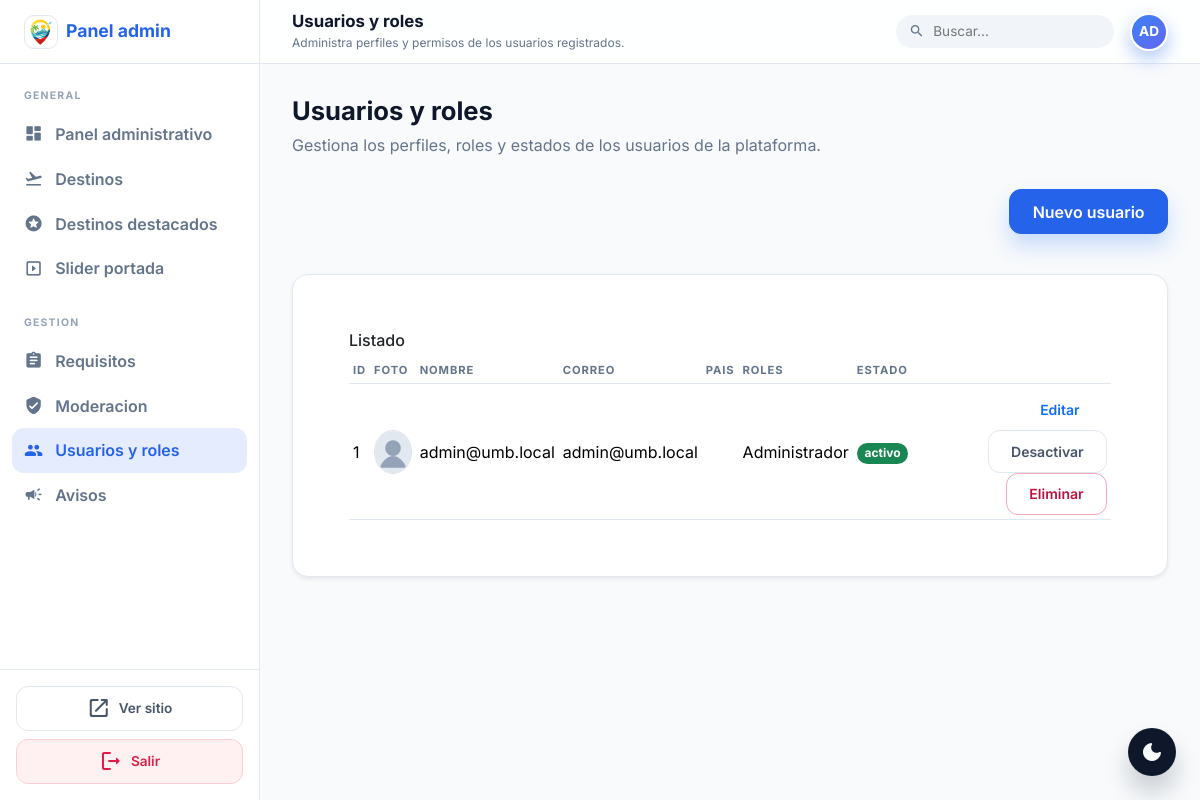
Screenshot of /public/admin/usuarios.php (signed in) with the database file from the repository.
### tables this page shows
CREATE TABLE IF NOT EXISTS usuario (
  id_usuario INT AUTO_INCREMENT PRIMARY KEY,
  correo VARCHAR(190) NOT NULL UNIQUE,
  nombre VARCHAR(120) NULL,
  apellido VARCHAR(120) NULL,
  telefono VARCHAR(40) NULL,
  id_destino INT NULL,
  foto_path VARCHAR(255) NULL,
  contrasena_hash VARCHAR(255) NOT NULL,
  fecha_registro DATETIME NOT NULL DEFAULT CURRENT_TIMESTAMP,
  estado ENUM('activo','inactivo') NOT NULL DEFAULT 'activo'
);

### app/core/helpers.php (called while the page is built, shortened)
<?php
function e(string $s) : string { return htmlspecialchars($s, ENT_QUOTES, 'UTF-8'); }
function config(string $key, $default=null) {
  static $cfg = null;
  if (!$cfg) $cfg = require __DIR__ . '/config.php';
  $parts = explode('.', $key);
  $val = $cfg;
  foreach ($parts as $p) {
    $val = $val[$p];
  }
  return $val;
}
function base_url(string $path='') : string {
  $base = rtrim(config('app.base_url', ''), '/');
  $path = ltrim($path, '/');
  return $path ? $base . '/' . $path : $base;
}
function asset_url(string $path='') : string {
  $trimmed = ltrim($path, '/');
  $public_root = realpath(__DIR__ . '/../../public');
  $full_path = $public_root ? $public_root . '/' . $trimmed : null;
  $version = ($full_path && is_file($full_path)) ? filemtime($full_path) : null;
  $url = base_url($trimmed);
  if ($version) {
    $url .= (strpos($url, '?') === false ? '?v=' : '&v=') . $version;
  }
  return $url;
}
function user_photo_path(?string $path): string {
  return $path ?: 'assets/img/user-default.svg';
}
function user_display_name(?string $nombre, ?string $apellido, ?string $correo = ''): string {
  $full = trim(($nombre ?? '') . ' ' . ($apellido ?? ''));
  return $correo ?: 'Viajero';
}
function current_user() {
  return $_SESSION['user'] ?? null;
}

### app/core/config.php (called while the page is built)
<?php
return [
  'db' => [
    'host' => '127.0.0.1',
    'name' => 'goturismcol_database',
    'user' => 'root',
    'pass' => '',
    'charset' => 'utf8mb4',
  ],
  'app' => [
    'base_url' => 'http://localhost/goTurismcol/public',
    'app_name' => 'goTurismCol',
  ],
  'security' => [
    'session_name' => 'jhanpx',
  ]
];

### public/admin/_admin_guard.php (called while the page is built, shortened)
<?php
require_once __DIR__ . '/../../app/core/helpers.php';
$admin = current_user();

### public/admin/usuarios.php (the view, shortened to what this page needs)
<?php require_once __DIR__ . '/_admin_guard.php';
$default_photo = 'assets/img/user-default.svg';
$items = $pdo->query("
  SELECT u.id_usuario, u.nombre, u.apellido, u.correo, u.telefono, u.foto_path, u.estado, u.fecha_registro,
         d.pais, d.ciudad,
         GROUP_CONCAT(r.nombre_rol ORDER BY r.nombre_rol SEPARATOR ', ') AS roles
  FROM usuario u
  LEFT JOIN destino d ON d.id_destino = u.id_destino
  LEFT JOIN usuario_rol ur ON ur.id_usuario = u.id_usuario
  LEFT JOIN rol r ON r.id_rol = ur.id_rol
  GROUP BY u.id_usuario
  ORDER BY u.fecha_registro DESC
")->fetchAll();
$page_title = 'Usuarios y roles';
$page_subtitle = 'Administra perfiles y permisos de los usuarios registrados.';
?>
<?php include __DIR__ . '/_layout_start.php'; ?>
  <div class="admin-section-head">
    <h2>Usuarios y roles</h2>
    <p>Gestiona los perfiles, roles y estados de los usuarios de la plataforma.</p>
  </div>
  <div class="admin-page">
  <div class="d-flex justify-content-end mb-3">
    <a class="btn btn-primary" href="<?= e(base_url('admin/usuarios.php?new=1')) ?>">Nuevo usuario</a>
  </div>
  <div class="card shadow-sm">
    <div class="card-body">
      <h2 class="h6">Listado</h2>
      <div class="table-responsive">
        <table class="table table-sm align-middle">
          <thead>
            <tr>
              <th>ID</th>
              <th>Foto</th>
              <th>Nombre</th>
              <th>Correo</th>
              <th>Pais</th>
              <th>Roles</th>
              <th>Estado</th>
              <th></th>
            </tr>
          </thead>
          <tbody>
          <?php foreach ($items as $it): ?>
            <?php $display_name = user_display_name($it['nombre'] ?? '', $it['apellido'] ?? '', $it['correo'] ?? ''); ?>
            <tr>
              <td><?= (int)$it['id_usuario'] ?></td>
              <td>
                <img src="<?= e(asset_url(user_photo_path($it['foto_path'] ?? $default_photo))) ?>" alt="Foto de <?= e($display_name) ?>" width="44" height="44" class="rounded-circle border" style="object-fit:cover;">
              </td>
              <td><?= e($display_name) ?></td>
              <td><?= e($it['correo']) ?></td>
              <td><?= e($it['pais'] . ($it['ciudad'] ? ' - ' . $it['ciudad'] : '')) ?></td>
              <td><?= e($it['roles'] ?: 'Sin rol') ?></td>
              <td><span class="badge text-bg-<?= $it['estado']==='activo'?'success':'secondary' ?>"><?= e($it['estado']) ?></span></td>
              <td class="text-end">
                <a class="btn btn-outline-primary btn-sm me-1" href="<?= e(base_url('admin/usuarios.php?edit=' . (int)$it['id_usuario'])) ?>">Editar</a>
                <form method="post" class="d-inline">
                  <button class="btn btn-outline-secondary btn-sm"><?= $it['estado']==='activo'?'Desactivar':'Activar' ?></button>
                </form>
                <form method="post" class="d-inline" onsubmit="return confirm('Eliminar este usuario?');">
                  <button class="btn btn-outline-danger btn-sm">Eliminar</button>
                </form>
              </td>
            </tr>
          <?php endforeach; ?>
          </tbody>
        </table>
      </div>
    </div>
  </div>
  </div>
<?php include __DIR__ . '/_layout_end.php'; ?>

### public/admin/_layout_start.php (shortened to what this page needs)
<?php
if (!function_exists('admin_nav_active')) {
  function admin_nav_active(string $file, string $current): string {
    return $current === $file ? 'is-active' : '';
  }
}
$page_title = $page_title ?? 'Panel administrativo';
$page_subtitle = $page_subtitle ?? 'Gestiona la plataforma';
$current = $current ?? basename(parse_url($_SERVER['REQUEST_URI'], PHP_URL_PATH));
$admin_name = $admin['correo'] ?? 'Administrador';
$avatar = strtoupper(substr($admin_name, 0, 2));
?>
<!doctype html>
<html lang="es">
<head>
  <link href="https://cdn.jsdelivr.net/npm/bootstrap@5.3.3/dist/css/bootstrap.min.css" rel="stylesheet">
  <link href="<?= e(asset_url('assets/css/app.css')) ?>" rel="stylesheet">
</head>
<body class="admin-body">
<div class="admin-shell">
  <aside class="admin-sidebar" id="admin-sidebar">
    <div class="admin-sidebar-header">
      <div class="admin-brand">
        <img class="admin-logo" src="<?= e(asset_url('assets/img/logo.webp')) ?>" alt="<?= e(config('app.app_name')) ?>">
        <span>Panel admin</span>
      </div>
    </div>
    <nav class="admin-nav">
      <div class="admin-nav-section">
        <p class="admin-nav-title">General</p>
        <a class="admin-nav-link <?= admin_nav_active('index.php', $current) ?>" href="<?= e(base_url('admin/index.php')) ?>">
          <span class="material-icons-round">dashboard</span>
          Panel administrativo
        </a>
        <a class="admin-nav-link <?= admin_nav_active('destinos.php', $current) ?>" href="<?= e(base_url('admin/destinos.php')) ?>">
          <span class="material-icons-round">flight_takeoff</span>
          Destinos
        </a>
        <a class="admin-nav-link <?= admin_nav_active('destinos_destacados.php', $current) ?>" href="<?= e(base_url('admin/destinos_destacados.php')) ?>">
          <span class="material-icons-round">stars</span>
          Destinos destacados
        </a>
        <a class="admin-nav-link <?= admin_nav_active('hero_slider.php', $current) ?>" href="<?= e(base_url('admin/hero_slider.php')) ?>">
          <span class="material-icons-round">slideshow</span>
          Slider portada
        </a>
      </div>
      <div class="admin-nav-section">
        <p class="admin-nav-title">Gestion</p>
        <a class="admin-nav-link <?= admin_nav_active('requisitos.php', $current) ?>" href="<?= e(base_url('admin/requisitos.php')) ?>">
          <span class="material-icons-round">assignment</span>
          Requisitos
        </a>
        <a class="admin-nav-link <?= admin_nav_active('experiencias.php', $current) ?>" href="<?= e(base_url('admin/experiencias.php')) ?>">
          <span class="material-icons-round">verified_user</span>
          Moderacion
        </a>
        <a class="admin-nav-link <?= admin_nav_active('usuarios.php', $current) ?>" href="<?= e(base_url('admin/usuarios.php')) ?>">
          <span class="material-icons-round">group</span>
          Usuarios y roles
        </a>
        <a class="admin-nav-link <?= admin_nav_active('avisos.php', $current) ?>" href="<?= e(base_url('admin/avisos.php')) ?>">
          <span class="material-icons-round">campaign</span>
          Avisos
        </a>
      </div>
    </nav>
    <div class="admin-sidebar-actions">
      <a class="admin-action" href="<?= e(base_url('index.php')) ?>">
        <span class="material-icons-round">open_in_new</span>
        Ver sitio
      </a>
      <a class="admin-action admin-action--danger" href="<?= e(base_url('logout.php')) ?>">
        <span class="material-icons-round">logout</span>
        Salir
      </a>
    </div>
  </aside>
  <div class="admin-main">
    <header class="admin-topbar">
      <div class="admin-topbar-title">
        <div>
          <h1><?= e($page_title) ?></h1>
          <p><?= e($page_subtitle) ?></p>
        </div>
      </div>
      <div class="admin-topbar-actions" data-admin-topbar-actions>
        <label class="admin-search">
          <span class="material-icons-round">search</span>
          <input type="text" placeholder="Buscar..." aria-label="Buscar">
        </label>
        <div class="admin-avatar"><?= e($avatar) ?></div>
      </div>
    </header>
    <div class="admin-content">
      <div class="admin-main-content">
        <div class="admin-container">

### rows the page displays
usuario: correo "AD", id_usuario "1", correo "admin@umb.local", roles "Administrador", estado "activo", shows "Desactivar"

### other values shown
$page_title "Usuarios y roles"
$page_subtitle "Administra perfiles y permisos de los usuarios registrados."
